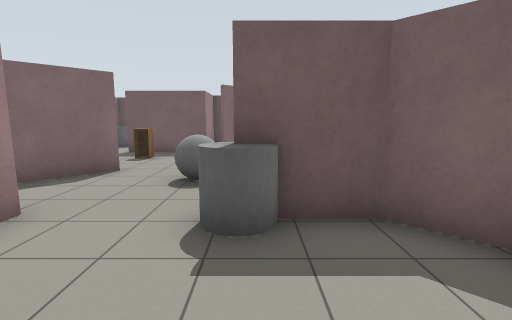
View 1 (above)

24 first-person views from a walk through a Gazebo world. The camera is 1.3 m above the floor, tilts 8° down and sees 85° across. The floor is counted in squares, 1 m on a side. Each view is taken from the middle of a square. On the plan, view 1 faces up. The plan holds only what a view shows up to about 13 squares ahead; the rest is blank. Simple patterns stand in for the simulator's built-in surfaces.

View 2
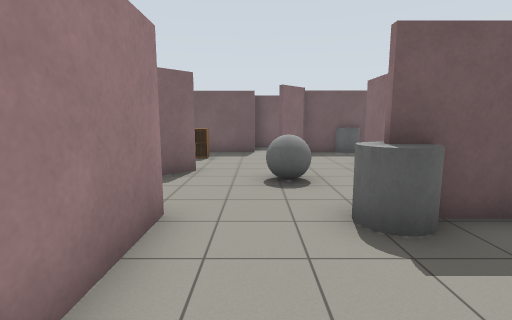

View 3
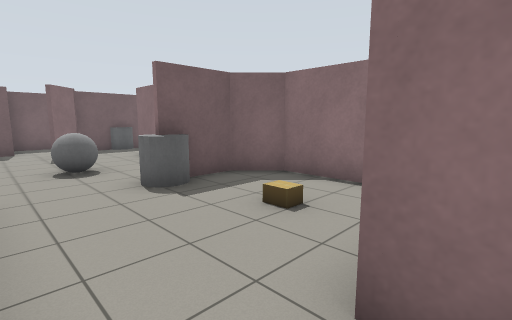

View 4
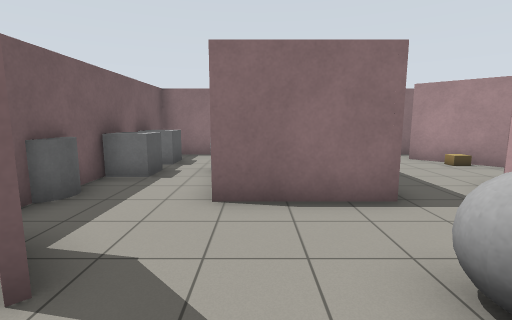

View 5
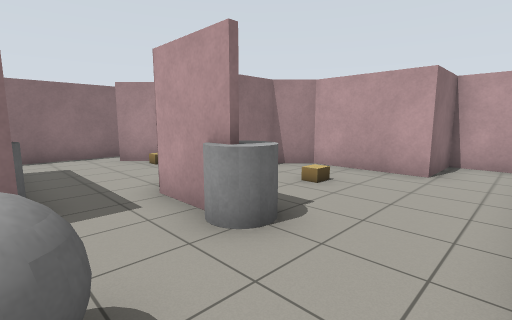

View 6
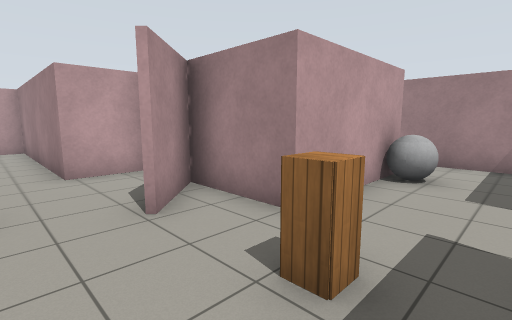

View 7
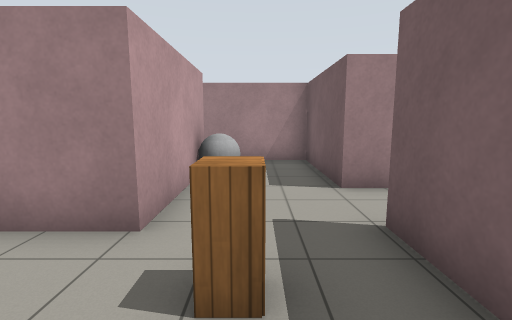

View 8
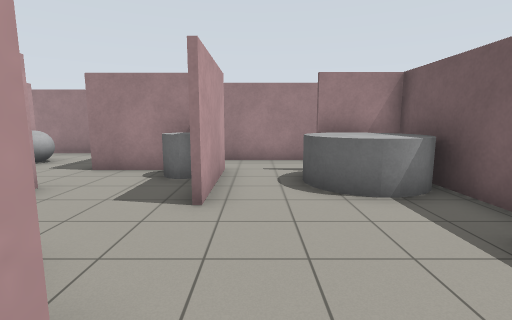

View 9
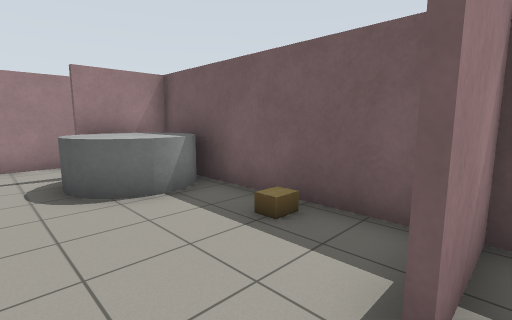

View 10
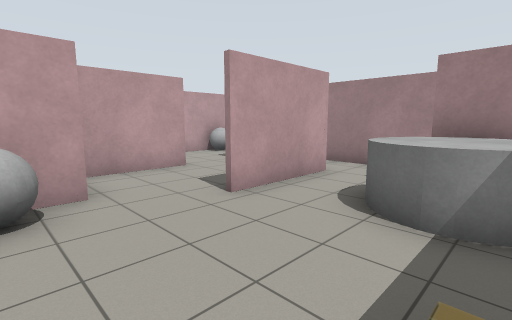

View 11
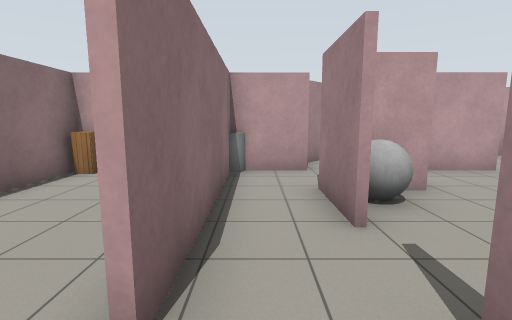

View 12
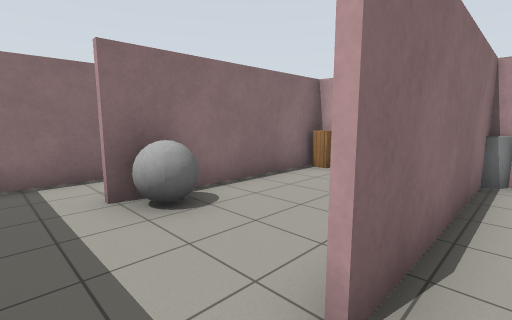

View 13
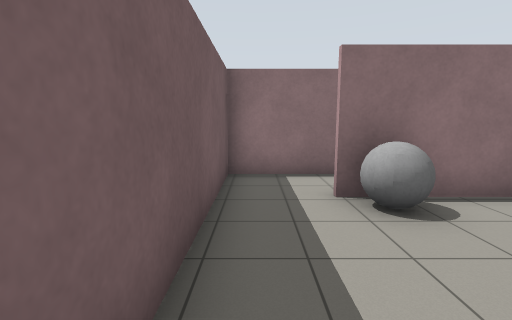

View 14
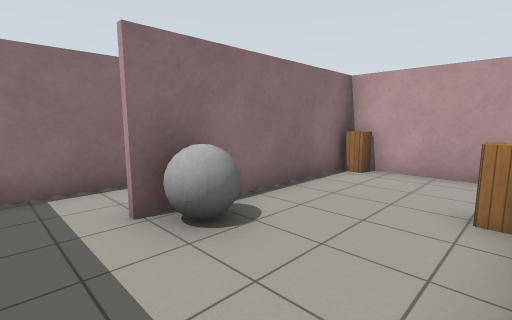

View 15
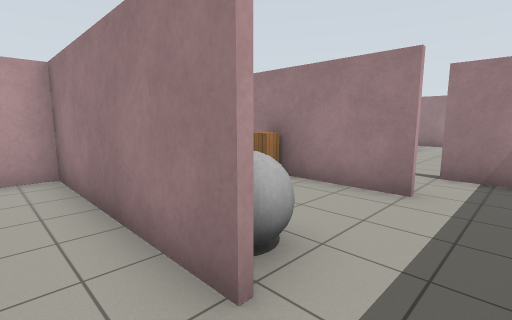

View 16
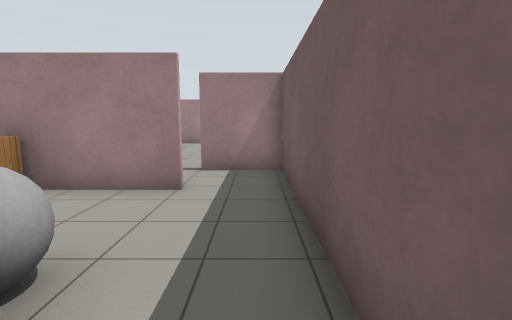

View 17
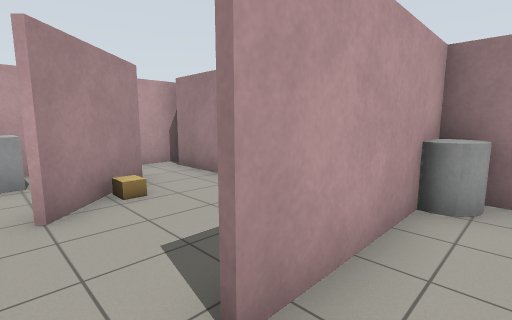

View 18
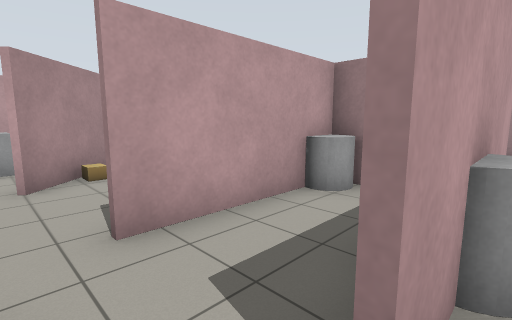

View 19
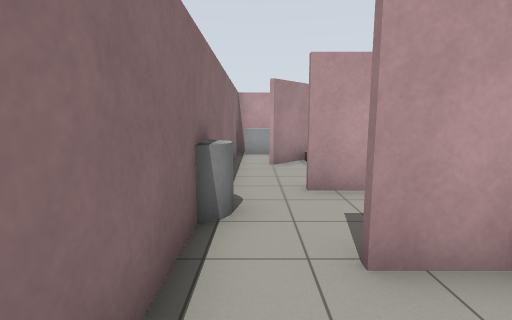

View 20
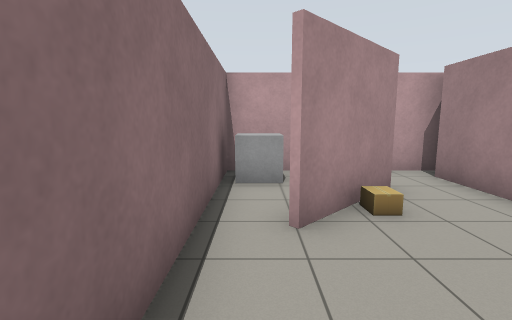

View 21
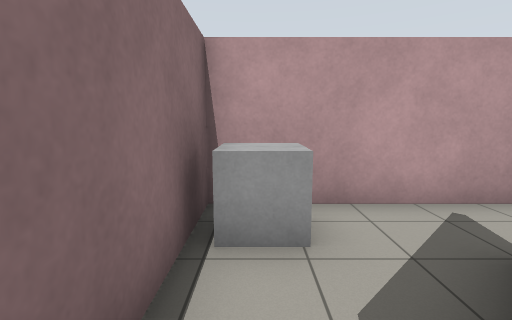

View 22
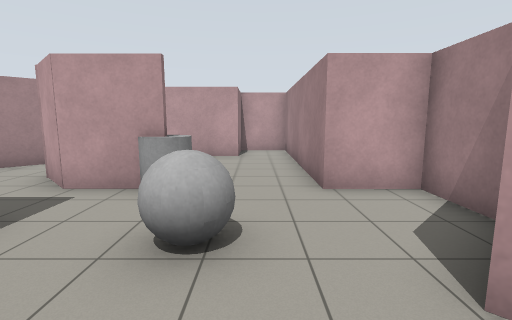

View 23
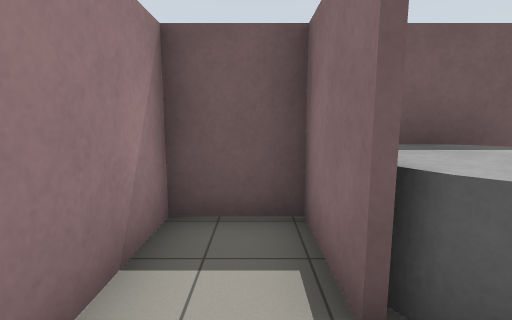

View 24
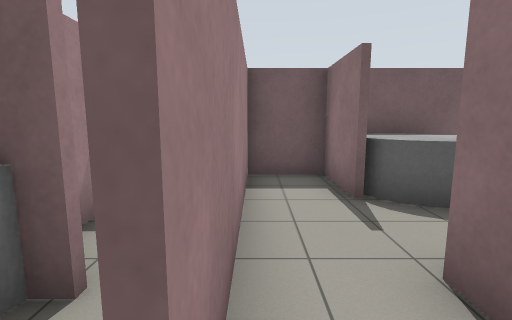

### Floor plan
Key: @ floor where view 1 was taken; # wall or solid block; . floor; C cabinet; B grey ball; G grey cylinder; A cardboard box; R grey box.
Columns run from 12 left of view 1 to 8 right of it. Each row starts with its distance up from view 1.
 20    ##################
 19    #.#GG.A..#.......#
 18    #.GGG....#.......#
 17  # #..G.......#..B#.#
 16  # #..........#...#.
 15 GG.#.###...B#.C...#.
 14    # GG...#B#.#...#.
 13    . #....#...#...#.
 12  #####.####.##G##C###
 11  #..........#.GRR.R.#
 10  #......C..##.......#
  9  #.BB.........##G##.#
  8  #   ###.....#  G...#
  7  #     ##....#......G
  6        #..BB.#G####.#
  5        #............#
  4        ###..###.....#
  3          #..G.##....#
  2          #.....#.A#.#
  1          #..A..#.#..#
  0          #..@..#...R#
 -1         ##....##....#
 -2         #..###  ####
 -3         #..#
 -4         ###

Where each view was taken, in squares from view 1:
view 1: 0 up, 0 right, facing up
view 2: 0 up, 2 left, facing up
view 3: 2 down, 3 left, facing up-right
view 4: 8 up, 3 left, facing right
view 5: 6 up, 3 left, facing down-right
view 6: 11 up, 2 left, facing down-left
view 7: 10 up, 2 left, facing left
view 8: 16 up, 0 right, facing left
view 9: 16 up, 0 right, facing up-left
view 10: 19 up, 1 left, facing down-left
view 11: 19 up, 1 right, facing down
view 12: 19 up, 1 right, facing down-right
view 13: 19 up, 1 right, facing right
view 14: 19 up, 2 right, facing down-right
view 15: 19 up, 7 right, facing down-left
view 16: 19 up, 7 right, facing left
view 17: 7 up, 7 right, facing down-left
view 18: 9 up, 7 right, facing down-left
view 19: 11 up, 7 right, facing down
view 20: 6 up, 7 right, facing down
view 21: 3 up, 7 right, facing down
view 22: 9 up, 2 left, facing down
view 23: 16 up, 8 left, facing up
view 24: 13 up, 9 left, facing up
